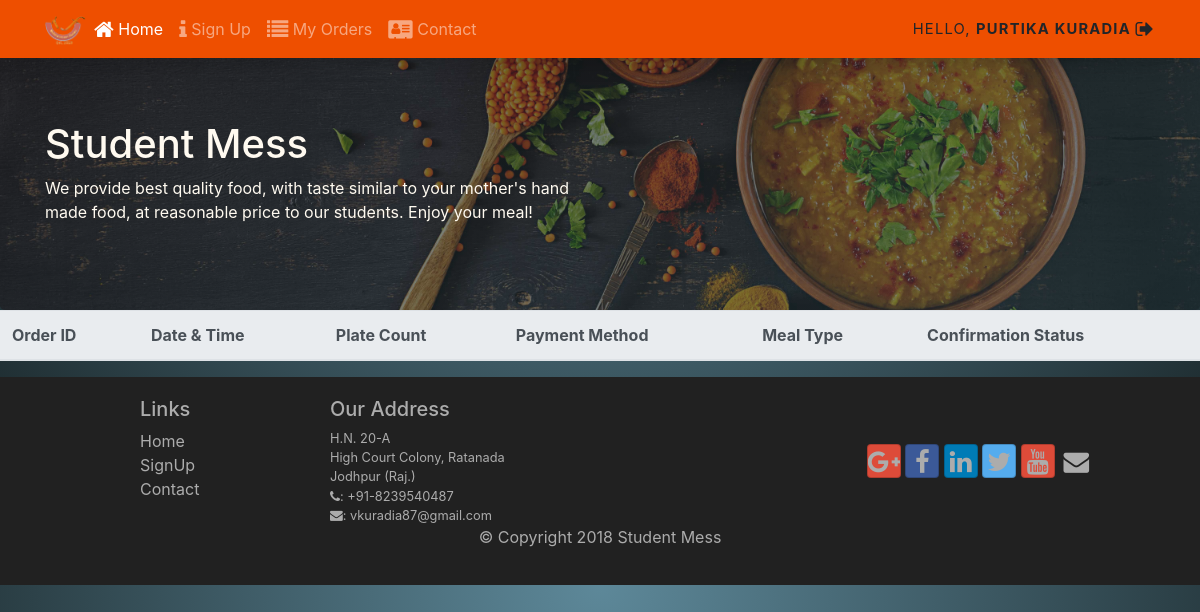
The app's page /myorders/ (signed in), older data.
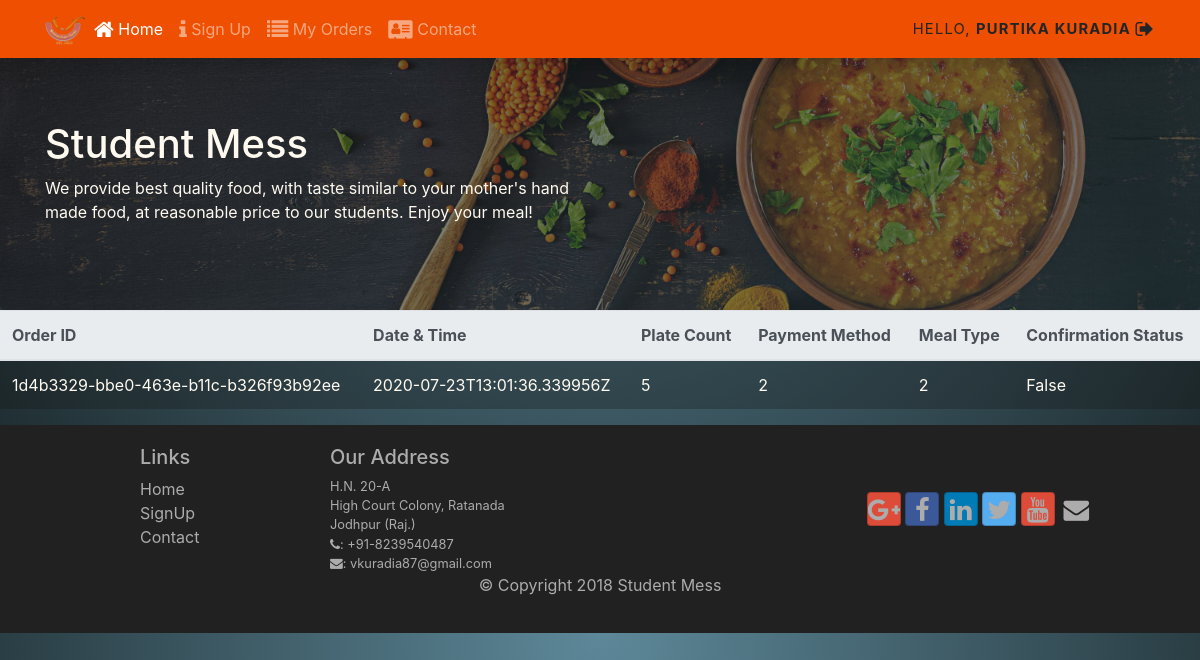
The same page, newer data.
### mess/models.py (models this page shows, shortened)
class Student(AbstractBaseUser):
    firstname = models.CharField(max_length=20)
    lastname = models.CharField(max_length=20)
    mobile = PhoneNumberField(null=False, blank=False, unique=True)
    room = models.CharField(max_length=7)
    joiningdate = models.DateTimeField(auto_now_add=True)
    is_active = models.BooleanField(default=True)
    is_staff = models.BooleanField(default=False)
    is_admin = models.BooleanField(default=False)
    objects = StudentManager()
    USERNAME_FIELD = 'mobile'
    REQUIRED_FIELDS = ['firstname', 'lastname']
    def __str__(self):
        return (self.firstname + " " + self.lastname + " " + str(self.mobile))

class Order(models.Model):
    order_id = models.UUIDField(primary_key = True, default = uuid.uuid4, editable = False)
    ordered_by = models.ForeignKey(Student, blank=False, null=False, on_delete=models.CASCADE)
    datetime = models.DateTimeField(auto_now_add=True)
    plate_count = models.PositiveIntegerField(validators=[MaxValueValidator(10)])
    payment_method = models.PositiveIntegerField(choices=payment_methods)
    meal_type = models.PositiveIntegerField(choices=meal_types)
    confirmation_status = models.BooleanField(default=False)

### mess/views.py (the view)
# urls.py: path('myorders/', views.myorders, name='myorders'),
@login_required
def myorders(request):
    if request.method == 'GET':
        if request.user.is_admin:
            queryresult = Order.objects.all().order_by('-datetime')
            serializer = OrdersSerializer(queryresult, many=True)
            data = serializer.data
            return render(request, 'mess/myorders.html', {'queryresult': data})
        else:
            queryresult = Order.objects.filter(ordered_by = (Student.objects.get(mobile=request.user.mobile))).order_by('-datetime')
            serializer = OrdersSerializer(queryresult, many=True)
            data = serializer.data
            return render(request, 'mess/myorders.html', {'queryresult': data})

### mess/templates/mess/myorders.html (shortened to what this page needs)
{% extends 'mess/index.html' %}
{% load static %}
    {% block content %}
<body>
    <nav class="navbar navbar-dark navbar-expand-sm fixed-top shadow">
        <div class="container">
            <a class="navbar-brand mr-auto" href="#"><img src="{% static "img/logo.png" %}" height="30" width="41"></a>
                <div class="collapse navbar-collapse" id="Navbar">
                    <ul class="navbar-nav mr-auto">
                        <li class="nav-item active"><a class="nav-link" href="/"><span class="fa fa-home fa-lg"></span> Home</a></li>
                        <li class="nav-item"><a class="nav-link" href="/signup/"><span class="fa fa-info fa-lg"></span> Sign Up</a></li>
                        {% if user.is_authenticated %}
                        <li class="nav-item"><a class="nav-link" href="/myorders/"><span class="fa fa-list fa-lg"></span> My Orders</a></li>
                        {% endif %}
                        <li class="nav-item"><a class="nav-link" href="./contactus.html"><span class="fa fa-address-card fa-lg"></span> Contact</a></li>
                    </ul>
            {% if user.is_authenticated %}
            <div class="usertools">
                Hello, <strong>{{ user.firstname }} {{ user.lastname }} </strong></h3><a href="/logout/"><i class="fa fa-sign-out fa-lg" aria-hidden="true"></i></a>
            </div>
            {% else %}
            <span class="navbar-text">
                <a role="button" id="loginModalToggle">
                    <span class="fa fa-sign-in"></span> Login
                </a>
            </span>
            {% endif %}
            </div>
        </div>
    </nav>
    <header class="jumbotron">
        <div class="container">
            <div class="row">
                <div class="col-12 col-sm-6">
                    <h1>Student Mess</h1>
                    <p>We provide best quality food, with taste similar to your mother's hand made food, at reasonable price to our students. Enjoy your meal!</p>
                </div>
            </div>
        </div>
    </header>
    <div class="table-responsive">
        <table class="table table-hover orders-table">
          <thead class="thead-light">
          <tr>
            <th scope="col">Order ID</th>
            <th scope="col">Date & Time</th>
            <th scope="col">Plate Count</th>
            <th scope="col">Payment Method</th>
            <th scope="col">Meal Type</th>
            <th scope="col">Confirmation Status</th>
          </tr>
          </thead>
            <tbody>
            {% if user.is_admin %}
            {% for query in queryresult %}
            <tr>
                <td>{{ query.ordered_by }}</td>
                <td>{{ query.datetime }}</td>
                <td>{{ query.ordered_by }}</td>
                <td>{{ query.plate_count }}</td>
                <td>{{ query.payment_method }}</td>
                <td>{{ query.meal_type }}</td>
                <td>{{ query.confirmation_status }}</td>
            </tr>
            {% endfor %}
            {% else %}
            {% for query in queryresult %}
            <tr>
                <td>{{ query.order_id }}</td>
                <td>{{ query.datetime }}</td>
                <td>{{ query.plate_count }}</td>
                <td>{{ query.payment_method }}</td>
                <td>{{ query.meal_type }}</td>
                <td>{{ query.confirmation_status }}</td>
            </tr>
            {% endfor %}
            {% endif %}
            </tbody>
        </table>
    </div>
{% endblock %}

### mess/templates/mess/index.html (shortened to what this page needs)
{% load static %}
<!DOCTYPE html>
<html lang="en">
<head>
    <link rel="stylesheet" href="{% static "css/bootstrap.min.css" %}">
    <link rel="stylesheet" href="{% static "css/font-awesome.min.css" %}">
    <link rel="stylesheet" href="{% static "css/bootstrap-social.css" %}">
    <link href="{% static "css/styles.css" %}" rel="stylesheet">
</head>
{% block content %}
{% endblock %}
    <footer class="footer">
        <div class="container">
            <div  class="row">
                <div class="col-4 offset-1 col-sm-2">
                    <h5>Links</h5>
                    <ul class="list-unstyled">
                        <li><a href="/">Home</a></li>
                        <li><a href="/signup/">SignUp</a></li>
                        <li><a href="#">Contact</a></li>
                    </ul>
                </div>
                <div class="col-7 col-sm-5">
                    <h5>Our Address</h5>
                    <address>
		              H.N. 20-A<br>
		              High Court Colony, Ratanada<br>
		              Jodhpur (Raj.)<br>
		              <i class="fa fa-phone"></i>: +91-8239540487<br>
		              <i class="fa fa-envelope"></i>: <a href="mailto:vkuradia87@gmail.com">vkuradia87@gmail.com</a>
		           </address>
                </div>
                <div class="col-12 col-sm-4 align-self-center">
                    <div class="text-center">
                        <a class="btn btn-social-icon btn-google" href="http://google.com/+"><i class="fa fa-google-plus"></i></a>
                        <a class="btn btn-social-icon btn-facebook" href="http://www.facebook.com/profile.php?id="><i class="fa fa-facebook"></i></a>
                        <a class="btn btn-social-icon btn-linkedin" href="http://www.linkedin.com/in/"><i class="fa fa-linkedin"></i></a>
                        <a class="btn btn-social-icon btn-twitter" href="http://twitter.com/"><i class="fa fa-twitter"></i></a>
                        <a class="btn btn-social-icon btn-google" href="http://youtube.com/"><i class="fa fa-youtube"></i></a>
                        <a class="btn btn-social-icon btn-social-icon" href="mailto:"><i class="fa fa-envelope"></i></a>
                    </div>
                </div>
           </div>
           <div class="row justify-content-center">
                <div class="col-auto">
                    <p>© Copyright 2018 Student Mess</p>
                </div>
           </div>
        </div>
    </footer>
</body>
</html>

### static/css/styles.css (style rules this page uses)
.footer { background-color: #212121; color: #acacac; margin: 0px auto; padding: 20px 0px; }
.footer a { color: #acacac !important; }
.jumbotron { margin: 0px auto; padding: 70px 30px; background-image: -webkit-linear-gradient(150deg , rgba(30, 30, 30, 0.6), rgb(40, 63, 70, 0.6)), url('../img/back.jpg'); background-image: linear-gradient(150deg , rgba(30, 30, 30, 0.6), rgb(40, 63, 70, 0.6)), url(../img/back.jpg); color: floralwhite; background-repeat: no-repeat; background-size: cover; background-position-y: center; }
address { font-size: 80%; margin: 0px; }
body { padding: 50px 0px 0px 0px; z-index: 0; color: #fff !important; background-image: radial-gradient(at top, #5D8899, #151F21); }
.navbar-dark { background-color: #ee4f00; }
.usertools { float: right; padding: 0; margin: 0 0 0 20px; font-size: 0.92rem; letter-spacing: 0.075rem; text-transform: uppercase; text-align: right; color: #212529 !important; }
.usertools a { color: #212529 !important; }
.table { color: floralwhite !important; }
.orders-table tbody { background-color: rgb(22,22,22,0.3); }
.orders-table td { overflow: hidden; white-space: nowrap; }

Row changes from the older to the newer data that the page shows:
added Order: order_id "1d4b3329-bbe0-463e-b11c-b326f93b92ee", datetime "2020-07-23T13:01:36.339956Z", plate_count "5", payment_method "2", meal_type "2", confirmation_status "False"
